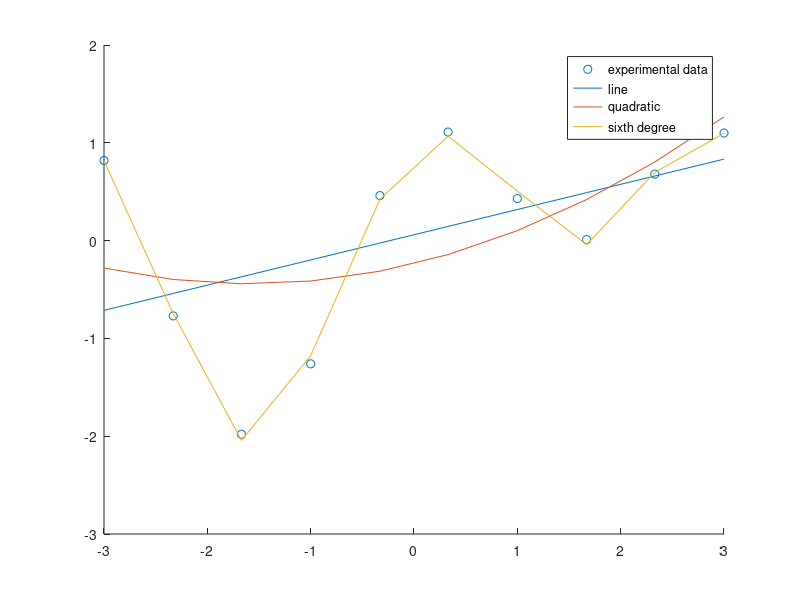

Write MATLAB code to recreate this figure. (Note: this script raises an error after producing the figure.)
%% Question 1

p1=[4 0 3.2 0 -4];
p2=[4.6 -12 0 10];
p3=[1 -7 15 -9];

value1=polyval(p1,4.5)
value2=polyval(p2,4.5)
value3=polyval(p3,4.5)

r1=roots(p1)
r2=roots(p2)
r3=roots(p3)

%% Question 2

x3=[-3.00 -2.33 -1.67 -1.00 -0.33 0.33 1.00 1.67 2.33 3.00]
y3=[0.82 -0.77 -1.98 -1.26 0.46 1.11 0.43 0.01 0.68 1.10]

poly1=polyfit(x3,y3,1)
poly2=polyfit(x3,y3,2)
poly6=polyfit(x3,y3,6)

yv1=polyval(poly1,x3)
yv2=polyval(poly2,x3)
yv6=polyval(poly6,x3)

f1=figure;
scatter(x3,y3)
hold on 
plot(x3,polyval(poly1,x3))
hold on 
plot(x3,polyval(poly2,x3))
hold on 
plot(x3,polyval(poly6,x3))
lgd = legend('experimental data','line','quadratic','sixth degree');
lgd.Location='southeast' ;
hold off

%% Question 3

p=[1 -10 33 -36];
rootsofp=roots(p)

data=struct('a0',-36,'a1',33,'a2',-10,'a3',1);
x0=0;
f=@(x) myfun1(x,data);
options=optimset('TolF',1.e-2,'TolX',1.e-2);

[xfinal1 ffinal1 exitflag1 output1]=fzero(f,x0,options);
iter1=output1.iterations;

[xfinal2 ffinal2 exitflag2 output2]=fsolve(f,x0,options);
iter2=output2.iterations;

[xfinal3 ffinal3 exitflag3 output3]=fzero(f,x0);
iter3=output3.iterations;

[xfinal4 ffinal4 exitflag4 output4]=fsolve(f,x0);
iter4=output4.iterations;

% Observations:
% fsolve and fzero gives two different solutions, both which are roots of
% the given function.(This happens because we have multiple roots)
% If we use Matlab default tolerance values, the solution is better


%% Question 4

f=@(x) myfun2(x);
options=optimset('Display','iter','TolF',1.e-6,'MaxIter',10);

x01=[-1,-2]
[xfinal1 ffinal1 exitflag output jacob]=fsolve(f,x01,options);
Solution1=struct('x1',xfinal1(1),'x2',xfinal1(2),'f1',ffinal1(1),'f2',ffinal1(2),'jacobian',jacob,'exitflag',exitflag,'iterations',output.iterations)

x02=[-2,100]
[xfinal2 ffinal2 exitflag output jacob]=fsolve(f,x02,options);
Solution2=struct('x1',xfinal2(1),'x2',xfinal2(2),'f1',ffinal2(1),'f2',ffinal2(2),'jacobian',jacob,'exitflag',exitflag,'iterations',output.iterations)

% I think this solution fails because we set a limit on the maximum no of
% iterations. For the given initial guess, it may take a large no of
% iterations to converge

%% Functions

function f=myfun1(x,data)
    f=data.a0+data.a1*x+data.a2*x^2+data.a3*x^3;
end
function f=myfun2(x)
    f(1)=2*exp(x(1))+x(2);
    f(2)=3*x(1)^2 + 4*(x(2)^2)-8
end
